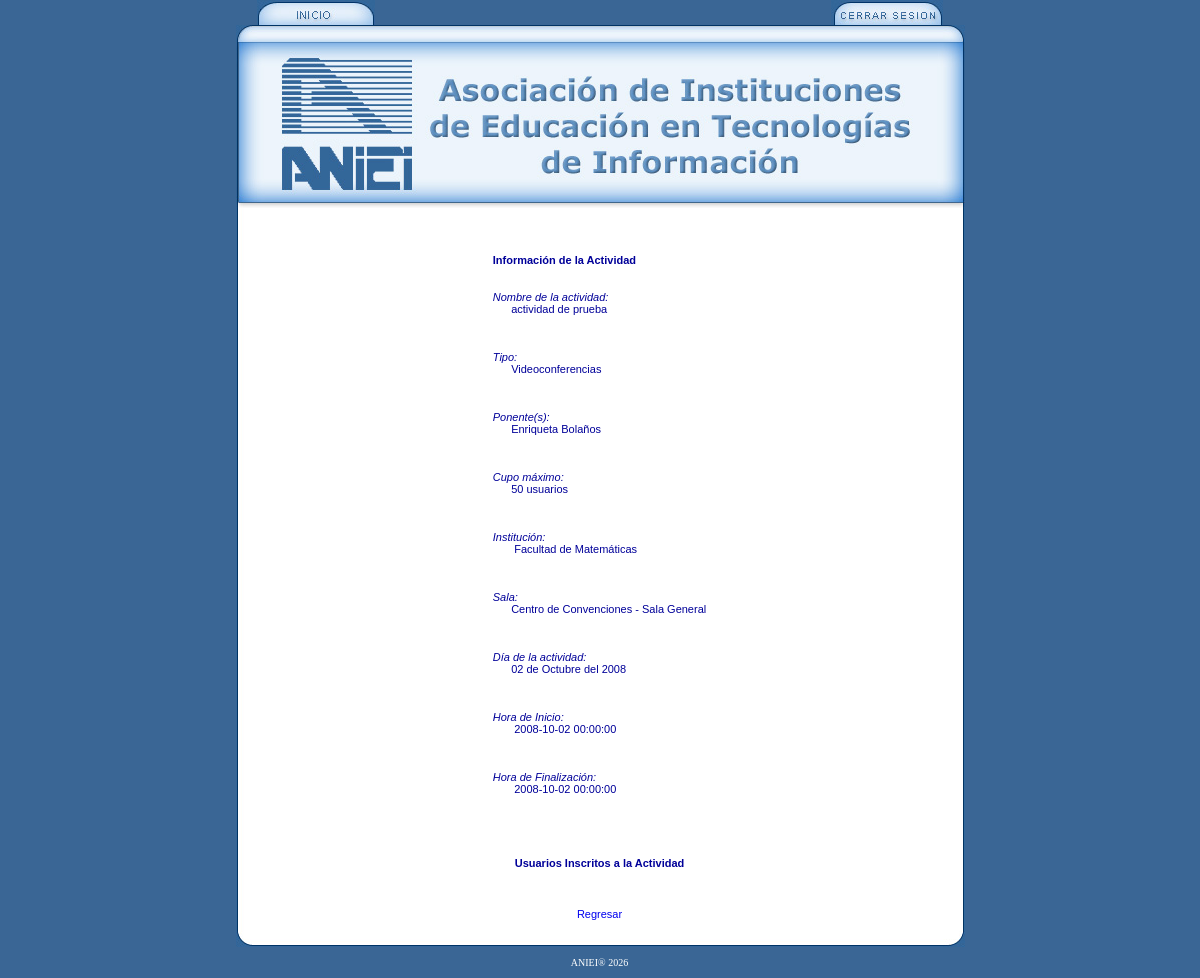
Page /cpanel/actividades_gestion_info.php?id_actividad=226 (signed in) on the committed database.
### tables this page shows
CREATE TABLE IF NOT EXISTS `actividades` (
  `id_actividad` tinyint(3) unsigned NOT NULL auto_increment,
  `nombre` varchar(200) NOT NULL default '',
  `id_tipoactividad` tinyint(3) unsigned NOT NULL default '0',
  `id_ponente` int(10) unsigned NOT NULL,
  `id_ponente2` int(10) unsigned NOT NULL,
  `id_ponente3` int(10) unsigned NOT NULL,
  `cupo` tinyint(3) unsigned NOT NULL default '0',
  `hora_inicio` datetime NOT NULL,
  `hora_final` datetime NOT NULL,
  `institucion` varchar(50) NOT NULL default '',
  `id_sala` tinyint(3) unsigned NOT NULL default '0',
  `id_fechaevento` tinyint(3) unsigned NOT NULL default '0',
  PRIMARY KEY  (`id_actividad`)
);

CREATE TABLE IF NOT EXISTS `tipoactividad` (
  `id_tipoactividad` tinyint(3) unsigned NOT NULL auto_increment,
  `descripcion` varchar(25) NOT NULL default '',
  PRIMARY KEY  (`id_tipoactividad`)
);

CREATE TABLE IF NOT EXISTS `salas` (
  `id_sala` tinyint(3) unsigned NOT NULL auto_increment,
  `nombre` varchar(100) NOT NULL default '',
  `ubicacion` varchar(100) NOT NULL default '',
  PRIMARY KEY  (`id_sala`)
);

CREATE TABLE IF NOT EXISTS `fecha_eventos` (
  `id_fechaevento` tinyint(3) unsigned NOT NULL auto_increment,
  `fecha` date NOT NULL default '0000-00-00',
  PRIMARY KEY  (`id_fechaevento`)
);

### funciones/funciones.php (called while the page is built, shortened)
<?php
	function Meses($m){
		$meses = array("", "Enero","Febrero","Marzo","Abril","Mayo","Junio","Julio","Agosto","Septiembre","Octubre","Noviembre","Diciembre");
		return $meses[$m];
	}
	function FormatoFechaFrase2($f){
		list($fecha, $hora) = split(" ", $f);
		list($anio, $mes, $dia) = split("-", $fecha);
		$ff = $dia." de ".Meses((int) $mes)." del ".$anio;
		return $ff;
	}
?>

### cpanel/actividades_gestion_info.php (the view, shortened to what this page needs)
<?php
	include("../funciones/funciones.php");
	$strSQL = "SELECT a.nombre, a.cupo, a.hora_inicio, a.hora_final, a.institucion, s.nombre AS 'sala', s.ubicacion, ta.descripcion AS 'tipoactividad', fe.fecha,
					concat( u.nombre, ' ', u.apellido ) AS 'ponente1',
					concat( u2.nombre, ' ', u2.apellido ) AS 'ponente2',
					concat( u3.nombre, ' ', u3.apellido ) AS 'ponente3'
				FROM actividades a
				INNER JOIN salas s ON s.id_sala = a.id_sala
				INNER JOIN tipoactividad ta ON ta.id_tipoactividad = a.id_tipoactividad
				LEFT JOIN usuarios u ON u.id_usuario = a.id_ponente
				LEFT JOIN usuarios u2 ON u2.id_usuario = a.id_ponente2
				LEFT JOIN usuarios u3 ON u3.id_usuario = a.id_ponente3
				INNER JOIN fecha_eventos fe ON fe.id_fechaevento = a.id_fechaevento
				WHERE id_actividad = '".$_GET['id_actividad']."'";
	$reg = mysql_query($strSQL);
	$a = mysql_fetch_array($reg, MYSQL_ASSOC);
?>
<!DOCTYPE HTML PUBLIC "-//W3C//DTD HTML 4.01 Transitional//EN" "http://www.w3.org/TR/html4/loose.dtd"><html>
<head>
<link rel="stylesheet" type="text/css" href="../css/body.css">
<link rel="stylesheet" type="text/css" href="../css/exclusivo.css">
</head>
<body bgcolor=#FFFFFF>
<table border="0" align="center" cellpadding="0" cellspacing="0">
	<?php if(isset($_SESSION['logginuser'])) { ?>
	<tr>
		<td width="21">&nbsp;</td>
		<td width="118"><a href="panel_control.php"><img src="../img/inicio.jpg" width=118 height=25 border="0" /></a></td>
		<td width="456">&nbsp;</td>
		<td width="112" class="derecha"><a href="cerrar_sesion.php"><img src="../img/cerrar_sesion.jpg" width=112 height=25 border="0" /></a></td>
		<td width="10">&nbsp;</td>
	</tr>
	<?php } ?>
	<tr>
		<td><img src="../img/borde_sup_izq.jpg" width=21 height=18 /></td>
		<td style="background-repeat:repeat-x" background="../img/borde_sup.jpg" colspan=3><img src="../img/borde_sup.jpg" width=686 height=18 /></td>
		<td><img src="../img/borde_sup_der.jpg" width=22 height=18 /></td>
	</tr>
	<tr>
		<td><img src="../img/borde_izq1.jpg" width=21 height=165 /></td>
		<td style="background-repeat:repeat-x"  background="../img/linea0.jpg" colspan=3><img src="../img/logo.jpg" width=686 height=165 /></td>
		<td><img src="../img/borde_der1.jpg" width=22 height=165 /></td>
	</tr>
	<tr>
		<td background="../img/borde_izq2.jpg">&nbsp;</td>
		<td height="350" colspan=3 valign="top" bgcolor="#FFFFFF">
<p align="center">&nbsp;</p>
  <table border="0" align="center" cellpadding="2" cellspacing="10">
  	<tr><td><b>Informaci&oacute;n de la Actividad</b></td></tr>
  	<tr>
  		<td><p><i>Nombre de la actividad:<br></i>&nbsp;&nbsp;&nbsp;&nbsp;&nbsp;&nbsp;<?php echo $a['nombre']; ?></p></td>
    </tr>
  	<tr>
  		<td><p><i>Tipo:</i><br>&nbsp;&nbsp;&nbsp;&nbsp;&nbsp;&nbsp;<? echo $a['tipoactividad']; ?></p></td>
	</tr>
  	<tr>
  		<td><p><i>Ponente(s):</i><br>&nbsp;&nbsp;&nbsp;&nbsp;&nbsp;&nbsp;<?php echo $a['ponente1']; ?></p></td>
    </tr>
  	<tr>
  		<td><p><i>Cupo m&aacute;ximo:</i><br>&nbsp;&nbsp;&nbsp;&nbsp;&nbsp;&nbsp;<?php echo $a['cupo']; ?> usuarios </p></td>
    </tr>
  	<tr>
  		<td><p><i>Instituci&oacute;n:</i><br>&nbsp;&nbsp;&nbsp;&nbsp;&nbsp;&nbsp; <?php echo $a['institucion']; ?></p></td>
    </tr>
  	<tr>
  		<td><p><i>Sala:</i><br>&nbsp;&nbsp;&nbsp;&nbsp;&nbsp;&nbsp;<?php echo $a['sala']." - ".$a['ubicacion']; ?></p></td>
    </tr>
  	<tr>
  		<td><p><i>D&iacute;a de la actividad:</i><br>&nbsp;&nbsp;&nbsp;&nbsp;&nbsp;&nbsp;<?php echo FormatoFechaFrase2($a['fecha']); ?></p></td>
	</tr>
  	<tr>
  		<td><p><i>Hora de Inicio:</i><br>&nbsp;&nbsp;&nbsp;&nbsp;&nbsp;&nbsp; <?php echo $a['hora_inicio'];; ?></p></td>
    </tr>
  	<tr>
  		<td><p><i>Hora de Finalizaci&oacute;n:</i><br>&nbsp;&nbsp;&nbsp;&nbsp;&nbsp;&nbsp; <?php echo $a['hora_final']; ?> </p></td>
    </tr>
  	</table>
  <p>&nbsp;</p>
  <table border="0" align="center" cellpadding="5" cellspacing="0">
  	<tr>
  		<td colspan="3"><b>Usuarios Inscritos a la Actividad </b></td>
		</tr>
	</table>
  <p>&nbsp;</p>
  <p align="center" class="centrar"><a href="actividades_gestion.php">Regresar</a></p>
		</td>
		<td background="../img/borde_der2.jpg">&nbsp;</td>
	</tr>
	<tr>
		<td><img src="../img/borde_inf_izq.jpg" width=21 height=16 /></td>
		<td style="background-repeat:repeat-x" background="../img/borde_inf.jpg" colspan=3><img src="../img/borde_inf.jpg" width=686 height=16 /></td>
		<td><img src="../img/borde_inf_der.jpg" width=22 height=16 /></td>
	</tr>
	<tr>
		<td></td>
		<td colspan=3><p class="PiePagina">ANIEI&reg; <? echo date("Y"); ?> </p></td>
		<td></td>
	</tr>
</table>
</body>
</html>

### css/body.css (style rules this page uses)
body { font-family: "Trebuchet MS", Arial, "Helvetica Neue"; text-align: justify; font-size: 11px; background-color: #3A6695; }
a { text-decoration: none; }
img { border: 0px; }
.centrar { text-align: center; }
.derecha { text-align: right; }
.PiePagina { font-family: Tahoma; font-size: 10px; color:#FFFFFF; text-align: center; }

### css/exclusivo.css (style rules this page uses)
body { margin:0px; }
body, p { font-family: Verdana, Arial, Helvetica, sans-serif; color: #000099; font-size: 11px; }

### rows in the picture
actividades: nombre "actividad de prueba", id_tipoactividad.descripcion "Videoconferencias", cupo "50", institucion "Facultad de Matemáticas", id_sala.nombre "Centro de Convenciones", id_sala.ubicacion "Sala General", id_fechaevento.fecha "02 de Octubre del 2008", hora_inicio "2008-10-02 00:00:00", hora_final "2008-10-02 00:00:00"

### other values in the picture
$a['ponente1'] "Enriqueta Bolaños"
